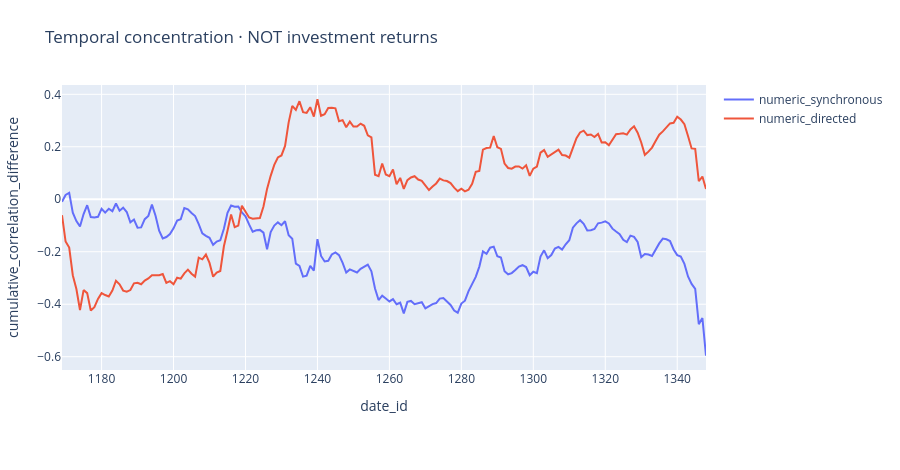

Notebook source saved alongside this figure:
### Markdown cell above
## Time concentration, not profit

### Code cell
figures[4][1].show()

### Figure 1 — Plotly figure (JSON) as saved in the notebook; plotly's stock layout.template omitted (floating-point values rounded to 4 significant figures; data arrays with more than 128 entries replaced by an {"elided": "..."} marker saying what was removed)
{"data": [{"hovertemplate": "variant=numeric_synchronous<br>date_id=%{x}<br>cumulative_correlation_difference=%{y}<extra></extra>", "legendgroup": "numeric_synchronous", "line": {"color": "#636efa", "dash": "solid"}, "marker": {"symbol": "circle"}, "mode": "lines", "name": "numeric_synchronous", "orientation": "v", "showlegend": true, "type": "scatter", "x": {"elided": "180 int values"}, "xaxis": "x", "y": {"elided": "180 float values"}, "yaxis": "y"}, {"hovertemplate": "variant=numeric_directed<br>date_id=%{x}<br>cumulative_correlation_difference=%{y}<extra></extra>", "legendgroup": "numeric_directed", "line": {"color": "#EF553B", "dash": "solid"}, "marker": {"symbol": "circle"}, "mode": "lines", "name": "numeric_directed", "orientation": "v", "showlegend": true, "type": "scatter", "x": {"elided": "180 int values"}, "xaxis": "x", "y": {"elided": "180 float values"}, "yaxis": "y"}], "layout": {"height": 470, "legend": {"title": {"text": ""}, "tracegroupgap": 0}, "margin": {"b": 100, "l": 60, "r": 25, "t": 85}, "title": {"text": "Temporal concentration · NOT investment returns"}, "xaxis": {"anchor": "y", "domain": [0, 1], "title": {"text": "date_id"}}, "yaxis": {"anchor": "x", "domain": [0, 1], "title": {"text": "cumulative_correlation_difference"}}}}
